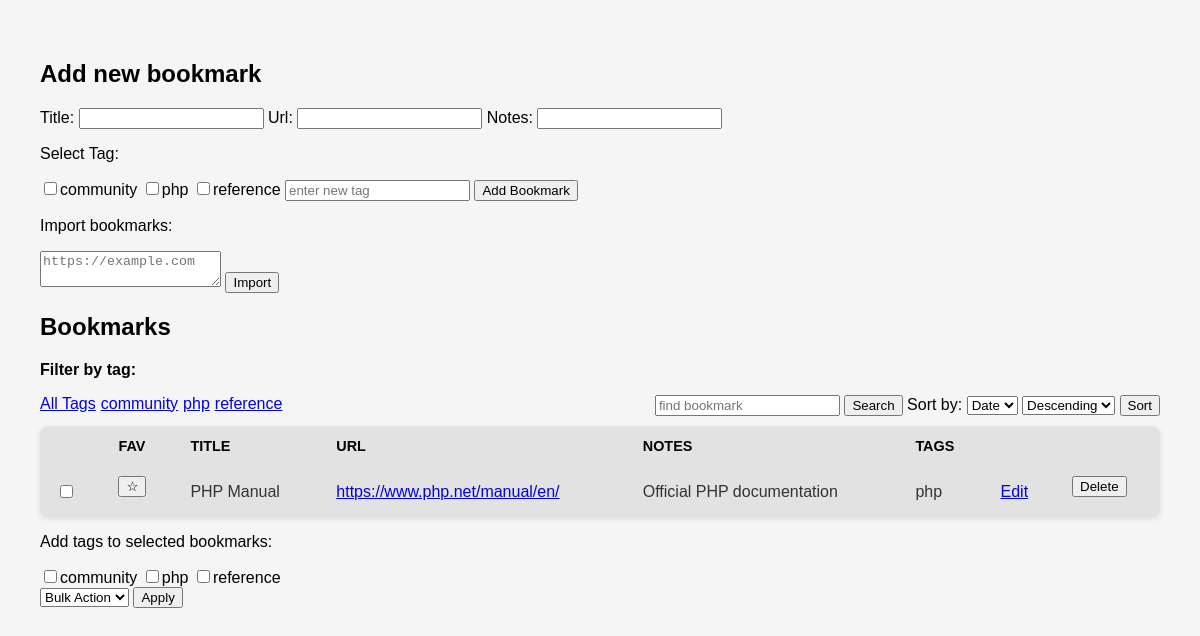
Screenshot of /index.php?tag=php with the database file from the repository.
### tables this page shows
CREATE TABLE IF NOT EXISTS tags (
    id INT AUTO_INCREMENT PRIMARY KEY,
    name VARCHAR(100) NOT NULL UNIQUE
);

CREATE TABLE IF NOT EXISTS bookmarks (
    id INT AUTO_INCREMENT PRIMARY KEY,
    title VARCHAR(255) NOT NULL,
    url VARCHAR(2048) NOT NULL,
    notes TEXT DEFAULT NULL,
    created_at TIMESTAMP DEFAULT CURRENT_TIMESTAMP,
    favourite TINYINT(4) NOT NULL DEFAULT 0
);

### public/index.php (the view, shortened to what this page needs)
<?php
require __DIR__ . "/db.php";
$allowedSort = [
    "title" => "bookmarks.title",
    "date"=> "bookmarks.created_at"
];
$sortKey = trim($_GET["sort"] ?? "date");
$sortColumn = $allowedSort[$sortKey] ?? $allowedSort["date"];
$dir = trim($_GET["dir"] ?? "");
$dir = in_array($dir, ["desc", "asc"]) ? $dir : "desc";
$page = max(1, (int) ($_GET["page"] ?? 1));
$perPage = max(1, min(100, (int) ($_GET['per_page'] ?? 10)));
$offset = ($page - 1) * $perPage;
$search = trim($_GET["search"] ?? "");
$tagFilter = trim($_GET["tag"] ?? "");
$conditions = [];
$params = [];
if ($tagFilter !== "") {
    $conditions[] = "tags.name = :tag";
    $params[":tag"] = $tagFilter;
}
$sql = " FROM bookmarks
        LEFT JOIN bookmark_tags
        ON bookmarks.id = bookmark_tags.bookmark_id
        LEFT JOIN tags
        ON bookmark_tags.tag_id = tags.id ";
$whereClause = "";
if (!empty($conditions)) {
    $whereClause = " WHERE " . implode(" AND ", $conditions);
}
$mainSql = "SELECT bookmarks.*,
        GROUP_CONCAT(tags.name ORDER BY tags.name SEPARATOR ', ') AS tag_names " . $sql . $whereClause .
        " GROUP BY bookmarks.id
          ORDER BY favourite DESC, $sortColumn $dir
          LIMIT :limit OFFSET :offset";
$listStmt = $pdo->prepare($mainSql);
foreach ($params as $key => $value) {
    $listStmt->bindValue($key, $value, PDO::PARAM_STR);
}
$listStmt->bindValue(":limit", $perPage, PDO::PARAM_INT);
$listStmt->bindValue(":offset", $offset, PDO::PARAM_INT);
$listStmt->execute();
$bookmarks = $listStmt->fetchAll();
$tagsStmt = $pdo->query("SELECT * FROM tags");
$tags = $tagsStmt->fetchAll();
?>
<!DOCTYPE html>
<html lang="en">
<head>
</head>
<body>
    <h2>Add new bookmark</h2>
        <form method="POST">
            <label for="title">Title:</label>
                <input type="text" name="title" id="title" required>
            <label for="url">Url:</label>
                <input type="text" name="url" id="url" required>
            <label for="notes">Notes:</label>
            <input type="text" name="notes" id="notes">
        <p>Select Tag:</p>
        <?php foreach ($tags as $tag) : ?>
            <label>
                <input type="checkbox" name="tags[]" value="<?= $tag["id"] ?>"><?=htmlspecialchars($tag["name"]) ?>
            </label>
        <?php endforeach; ?>
        <input type="text" name="new_tag" placeholder="enter new tag">
        <input type="submit" value="Add Bookmark">
    </form>
    <p>Import bookmarks:</p>
    <form method="POST" action="import.php" style="display:inline" id="import-url">
        <textarea name="url" placeholder="https://example.com"></textarea>
        <input type="submit" value="Import" form="import-url">
    </form>
    <h2>Bookmarks</h2>
    <p><strong>Filter by tag:</strong></p>
    <div class="bar">
        <div class="tag-filter">
            <a href="index.php">All Tags</a>
            <?php foreach ($tags as $tag) : ?>
                <a href="index.php?tag=<?= htmlspecialchars($tag["name"]) ?>"><?= htmlspecialchars($tag["name"]) ?></a>
            <?php endforeach; ?>
        </div>
        <form method="GET">
            <input type="text" name="search" value="<?= htmlspecialchars($search)?>" placeholder="find bookmark">
            <input type="submit" value="Search">
        <label>
            Sort by:
            <select name="sort">
                <option value="date" <?= $sortKey === "date" ? "selected" : ""?>>Date</option>
            </select>
            <select name="dir">
                <option value="desc" <?= $dir === "desc" ? "selected" : ""?>>Descending</option>
            </select>
        </label>
        <input type="submit" value="Sort">
        </form>
    </div>
        <table>
        <thead>
            <tr>
                <th></th>
                <th>FAV</th>
                <th>TITLE</th>
                <th>URL</th>
                <th>NOTES</th>
                <th>TAGS</th>
            </tr>
        </thead>
        <tbody>
            <?php foreach ($bookmarks as $bookmark) : ?>
                <tr>
                    <td>
                        <input type="checkbox" name="selected_ids[]" value="<?= htmlspecialchars($bookmark["id"])?>" form="bulk_form">
                    </td>
                    <td>
                        <form method="POST" action="actions.php">
                            <button type="submit"><?=$bookmark["favourite"] ? "&starf;" : "&star;"?></button>
                        </form>
                    </td>
                    <td><?= htmlspecialchars($bookmark["title"]?? "")?></td>
                    <td>
                        <a href="<?= htmlspecialchars($bookmark["url"]) ?>" target="_blank" rel="noopener noreferrer"><?= htmlspecialchars($bookmark["url"]?? "")?></a>
                    </td>
                    <td><?= htmlspecialchars($bookmark["notes"]?? "") ?></td>
                    <td><?= htmlspecialchars($bookmark["tag_names"]?? "") ?></td>
                    <td><a href="edit.php?id=<?= htmlspecialchars($bookmark["id"]) ?>">Edit</a></td>
                    <td>
                        <form method="POST" action="actions.php">
                            <button type="submit">Delete</button>
                        </form>
                    </td>
                </tr>
            <?php endforeach; ?>
        </tbody>
    </table>
    <form method="POST" action="actions.php" id="bulk_form">
        <div>
            <p>Add tags to selected bookmarks:</p>
            <?php foreach ($tags as $tag) : ?>
                <label>
                    <input type="checkbox" name="bulk_tags[]" value="<?= $tag["id"] ?>"><?= htmlspecialchars($tag["name"]) ?>
                </label>
            <?php endforeach; ?>
        </div>
        <select name="action">
            <option value="">Bulk Action</option>
        </select>
        <input type="submit" value="Apply">
    </form>
</body>
</html>

### public/index.php (style rules this page uses)
body { font-family: sans-serif; background: #f5f5f5; padding: 2rem; }
form { margin-bottom: 10px; }
table { width: 100%; border-collapse: collapse;background: #e2e2e2; border-radius: 8px;box-shadow: 0 2px 6px rgba(0,0,0,.1); overflow: hidden; }
th { text-align: left;padding: .75rem 1rem; font-size: .9rem; }
td { padding: .65rem 1rem; border-bottom: 1px solid #eee; color: #333; }
tr:last-child td { border-bottom: none; }
.tag-filter { display:flex; gap:5px }
.bar { display:flex; justify-content:space-between }

### rows the page displays
tags: name "community"
tags: name "php"
tags: name "reference"
bookmarks: title "PHP Manual", url "https://www.php.net/manual/en/", notes "Official PHP documentation", tag_names "php"
